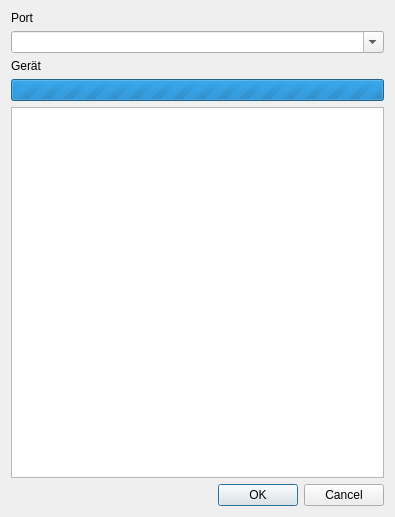
<?xml version="1.0" encoding="UTF-8"?>
<ui version="4.0">
 <class>SerialPortChooser</class>
 <widget class="QDialog" name="SerialPortChooser">
  <property name="geometry">
   <rect>
    <x>0</x>
    <y>0</y>
    <width>395</width>
    <height>517</height>
   </rect>
  </property>
  <property name="minimumSize">
   <size>
    <width>395</width>
    <height>500</height>
   </size>
  </property>
  <property name="windowTitle">
   <string>Serial Port Chooser</string>
  </property>
  <property name="sizeGripEnabled">
   <bool>false</bool>
  </property>
  <layout class="QVBoxLayout" name="verticalLayout">
   <item>
    <widget class="QLabel" name="label">
     <property name="sizePolicy">
      <sizepolicy hsizetype="Preferred" vsizetype="Fixed">
       <horstretch>0</horstretch>
       <verstretch>0</verstretch>
      </sizepolicy>
     </property>
     <property name="text">
      <string>Port</string>
     </property>
     <property name="buddy">
      <cstring>comboPort</cstring>
     </property>
    </widget>
   </item>
   <item>
    <widget class="QComboBox" name="comboPort">
     <property name="editable">
      <bool>true</bool>
     </property>
    </widget>
   </item>
   <item>
    <widget class="QLabel" name="label_2">
     <property name="sizePolicy">
      <sizepolicy hsizetype="Preferred" vsizetype="Fixed">
       <horstretch>0</horstretch>
       <verstretch>0</verstretch>
      </sizepolicy>
     </property>
     <property name="text">
      <string>Gerät</string>
     </property>
     <property name="buddy">
      <cstring>comboPort</cstring>
     </property>
    </widget>
   </item>
   <item>
    <widget class="QProgressBar" name="progressBar">
     <property name="maximum">
      <number>0</number>
     </property>
     <property name="value">
      <number>-1</number>
     </property>
     <property name="textVisible">
      <bool>false</bool>
     </property>
     <property name="invertedAppearance">
      <bool>false</bool>
     </property>
    </widget>
   </item>
   <item>
    <widget class="QTextEdit" name="textDeviceConfig">
     <property name="enabled">
      <bool>true</bool>
     </property>
     <property name="sizePolicy">
      <sizepolicy hsizetype="Expanding" vsizetype="Expanding">
       <horstretch>0</horstretch>
       <verstretch>0</verstretch>
      </sizepolicy>
     </property>
     <property name="minimumSize">
      <size>
       <width>0</width>
       <height>0</height>
      </size>
     </property>
     <property name="horizontalScrollBarPolicy">
      <enum>Qt::ScrollBarAlwaysOff</enum>
     </property>
     <property name="readOnly">
      <bool>true</bool>
     </property>
     <property name="acceptRichText">
      <bool>false</bool>
     </property>
    </widget>
   </item>
   <item>
    <widget class="QDialogButtonBox" name="buttonBox">
     <property name="orientation">
      <enum>Qt::Horizontal</enum>
     </property>
     <property name="standardButtons">
      <set>QDialogButtonBox::Cancel|QDialogButtonBox::Ok</set>
     </property>
    </widget>
   </item>
  </layout>
 </widget>
 <resources/>
 <connections>
  <connection>
   <sender>buttonBox</sender>
   <signal>accepted()</signal>
   <receiver>SerialPortChooser</receiver>
   <slot>accept()</slot>
   <hints>
    <hint type="sourcelabel">
     <x>227</x>
     <y>276</y>
    </hint>
    <hint type="destinationlabel">
     <x>157</x>
     <y>274</y>
    </hint>
   </hints>
  </connection>
  <connection>
   <sender>buttonBox</sender>
   <signal>rejected()</signal>
   <receiver>SerialPortChooser</receiver>
   <slot>reject()</slot>
   <hints>
    <hint type="sourcelabel">
     <x>295</x>
     <y>282</y>
    </hint>
    <hint type="destinationlabel">
     <x>286</x>
     <y>274</y>
    </hint>
   </hints>
  </connection>
  <connection>
   <sender>comboPort</sender>
   <signal>editTextChanged(QString)</signal>
   <receiver>SerialPortChooser</receiver>
   <slot>portChanged()</slot>
   <hints>
    <hint type="sourcelabel">
     <x>219</x>
     <y>23</y>
    </hint>
    <hint type="destinationlabel">
     <x>197</x>
     <y>148</y>
    </hint>
   </hints>
  </connection>
 </connections>
 <slots>
  <slot>portChanged()</slot>
 </slots>
</ui>
